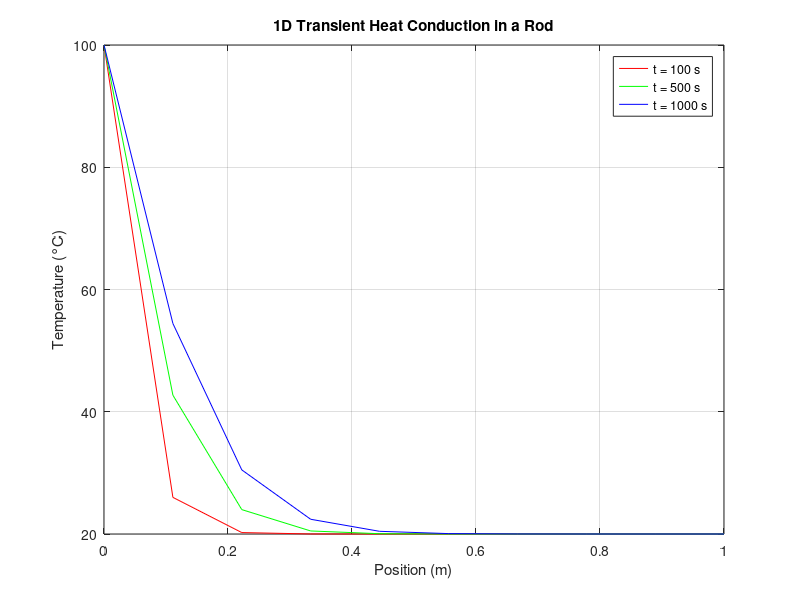

Reproduce this figure in MATLAB.
% Heat Transfer Problem: 1D Transient Heat Conduction in a Rod

% Problem Statement:
% Consider a 1-meter long metal rod initially at a uniform temperature of 20°C. At time 
% t=0, the left end (x=0) is suddenly heated to 100°C, while the right end
% (x=1) is kept insulated (no heat flux). 

% The rod has:
% Thermal diffusivity (α) = 1×10^-5 m^2/s
% Discretize the rod into N = 10 nodes
% Simulate the temperature distribution over time using the explicit finite difference method
% Run the simulation for t = 1000s with a time step Δt=1s

% Tasks:

% Plot the temperature distribution along the rod at t = 100,500, and 1000s
% Ensure numerical stability by checking the Fourier number condition
% (Fo=αΔt/(Δx)^2 ≤ 0.5

% Theory:

% If 𝐹𝑜=𝛼Δ𝑡/(Δ𝑥)^ > 0.5 the explicit finite difference scheme for heat conduction becomes unstable, meaning that
% small numerical errors grow exponentially with each time step, leading to oscillations or divergence in the
% solution. This happens because the time step is too large relative to the spatial step causing heat to
% propagate too quickly and violating the fundamental assumptions of the numerical method.

% The explicit finite difference method for 1D heat conduction:
% 𝑇_new,𝑖 = 𝑇_old,𝑖 + Fo(T_old,𝑖+1-2*T_old,𝑖 + T_old,𝑖-1)

% Solution

alpha = 1*10^-5;    % Thermal diffusity [m^2/s]
L = 1;              % Lenght of rod [m]
N = 10;             % Number of rodes [n]
dx = L/(N-1);       % Spatial step: A grid with 𝑁 points have N−1 intervals (steps) between them. [m]
T_Left = 100;       % Left boundary temperature [°C]
T_in = 20;          % Initial temperature of the rod [°C]
dt = 1;             % Time step [s]
t_tot = 1000;       % Total simulation time [s]
nt = 1000/dt;       % Number of time steps [s]

% Stability check (Fourier number)
Fo = alpha*dt/(dx^2)
if Fo > 0.5 
     error('Unstable: Fourier number > 0.5. Reduce dt or increase dx.');
else
    fprintf('Stable: Fourier number = %.2f\n', Fo); % displayed with two decimal places and moves to a new line for readability.
end
 
% Initialize temperature array
T = T_in * ones(N, 1);
T(1) = T_Left; % Left boundary condition

% Store results for plotting
T_records = zeros(N, 3);
record_times = [100, 500, 1000];
record_steps = record_times / dt;

% Explicit finite difference method
for k = 1:nt
    T_old = T;
    
    % Update internal nodes
    for i = 2:N-1
        T(i) = T_old(i) + Fo * (T_old(i+1) - 2*T_old(i) + T_old(i-1));
    end
     % Right boundary (insulated: dT/dx = 0)
    T(N) = T_old(N) + Fo * (T_old(N-1) - T_old(N));
    
    % Record temperatures at specified times
    if ismember(k, record_steps)
        idx = find(k == record_steps);
        T_records(:, idx) = T;
    end
end

% Plotting
x = linspace(0, L, N);
figure;
plot(x, T_records(:,1), 'r', 'DisplayName', 't = 100 s');
hold on;
plot(x, T_records(:,2), 'g', 'DisplayName', 't = 500 s');
plot(x, T_records(:,3), 'b', 'DisplayName', 't = 1000 s');
xlabel('Position (m)');
ylabel('Temperature (°C)');
title('1D Transient Heat Conduction in a Rod');
legend;
grid on;